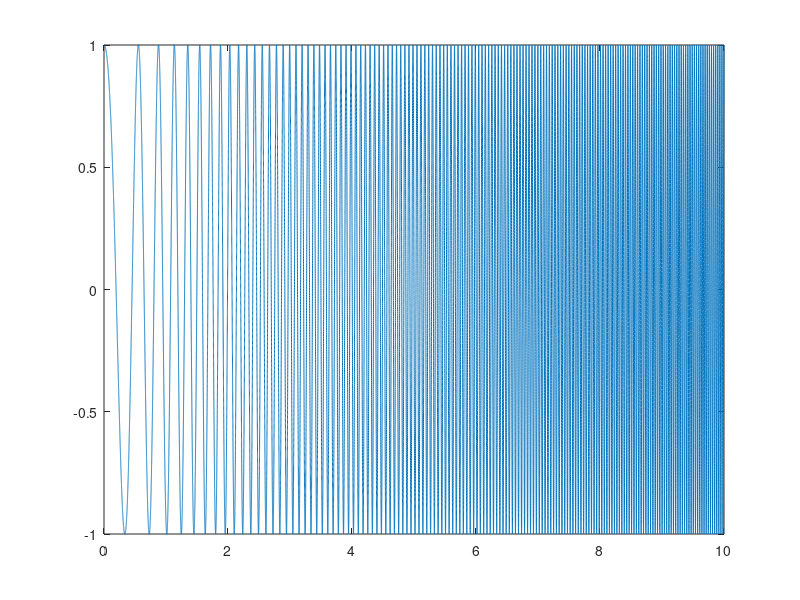

This chart was generated by the following MATLAB code: (Note: this script raises an error after producing the figure.)
% Clear workspace, close all figures, and clear command window
clear all; close all; clc

% Generate a time vector from 0 to 10 seconds with 1e5 points (high resolution)
t = linspace(0, 10, 1e5)';

% Generate a linear chirp signal: starts at 1 Hz and ends at 30 Hz over 10 s
s = chirp(t, 1, 10, 30);

% Plot the original chirp signal (position-like behavior)
plot(t, s);

% Compute time step
dt = t(2) - t(1);

% Compute the first derivative (velocity) using finite differences
ds = [0; diff(s) / dt];

% Compute the second derivative (acceleration)
dds = [0; diff(ds) / dt];

% Integrate the signal once to simulate position from velocity input
is = cumtrapz(t, s);

% Integrate twice to simulate position from acceleration input
iis = cumtrapz(t, is);

%% Plot 1: Chirp as Position Input
figure;
sgtitle('Chirp Signal Applied to Position');

subplot(3,1,1);
plot(t, s, 'LineWidth', 1.5);
grid on;
xlabel('Time [s]');
ylabel('Position [units]');

subplot(3,1,2);
plot(t, ds, 'LineWidth', 1.5);
grid on;
xlabel('Time [s]');
ylabel('Velocity [units/s]');

subplot(3,1,3);
plot(t, dds, 'LineWidth', 1.5);
grid on;
xlabel('Time [s]');
ylabel('Acceleration [units/s^2]');

% Export figure to high-res transparent PNG
export_fig chirp_position.png -r 300 -transparent

%% Plot 2: Chirp as Velocity Input
figure;
sgtitle('Chirp Signal Applied to Velocity');

subplot(3,1,1);
plot(t, is, 'LineWidth', 1.5);
grid on;
xlabel('Time [s]');
ylabel('Position [units]');

subplot(3,1,2);
plot(t, s, 'LineWidth', 1.5);
grid on;
xlabel('Time [s]');
ylabel('Velocity [units/s]');

subplot(3,1,3);
plot(t, ds, 'LineWidth', 1.5);
grid on;
xlabel('Time [s]');
ylabel('Acceleration [units/s^2]');

export_fig chirp_velocity.png -r 300 -transparent

%% Plot 3: Chirp as Acceleration Input
figure;
sgtitle('Chirp Signal Applied to Acceleration');

subplot(3,1,1);
plot(t, iis, 'LineWidth', 1.5);
grid on;
xlabel('Time [s]');
ylabel('Position [units]');

subplot(3,1,2);
plot(t, is, 'LineWidth', 1.5);
grid on;
xlabel('Time [s]');
ylabel('Velocity [units/s]');

subplot(3,1,3);
plot(t, s, 'LineWidth', 1.5);
grid on;
xlabel('Time [s]');
ylabel('Acceleration [units/s^2]');

export_fig chirp_acceleration.png -r 300 -transparent
